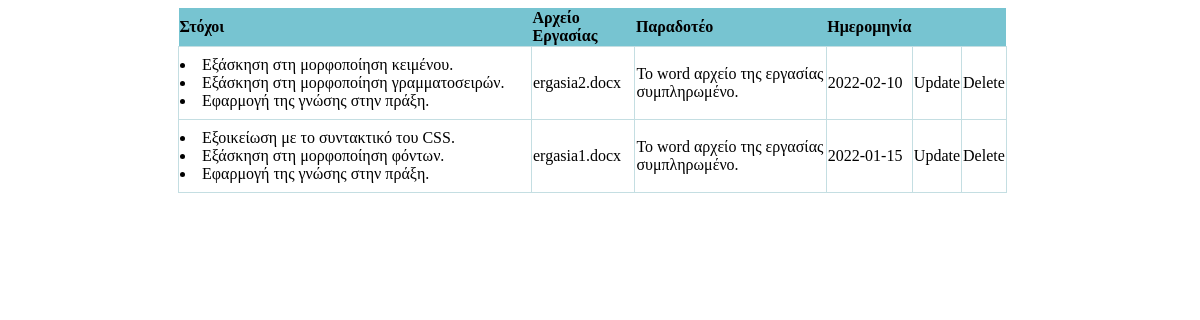
The app's page /ergasiaEPDmerosB/showHomework.php with its own data.
### tables this page shows
CREATE TABLE `homework` (
  `idhomework` int(11) NOT NULL,
  `goals` mediumtext NOT NULL,
  `file` varchar(350) NOT NULL,
  `deliverable` mediumtext NOT NULL,
  `date` date NOT NULL
);

### ergasiaEPDmerosB/showHomework.php (the view, shortened to what this page needs)
<?php
$servername = "webpagesdb.it.auth.gr:3306";
$username = "dbuser3471";
$password = "Ylg0#5t9";
$dbname="student3471partB";
$con=mysqli_connect($servername,$username,$password,$dbname);
mysqli_set_charset($con, "utf8");
$result = mysqli_query($con,"SELECT * FROM homework ORDER BY idhomework DESC");
?>
<!DOCTYPE html>
<html>
<head>
    <link rel="stylesheet" href="changeForms.css" type="text/css">
</head>
<body>
<?php
if (mysqli_num_rows($result) > 0) {
    ?>
    <table>
        <tr>
            <th>Στόχοι</th>
            <th>Αρχείο Εργασίας</th>
            <th class="lastCell">Παραδοτέο</th>
            <th>Ημερομηνία</th>
            <th></th>
            <th></th>
        </tr>
        <?php
        while($row = mysqli_fetch_array($result)) {
            ?>
            <tr>
                <td class="goalsRow"><?php echo $row["goals"]; ?></td>
                <td class="fileRow"><?php echo $row["file"]; ?></td>
                <td class="row"><?php echo $row["deliverable"]; ?></td>
                <td class="row"><?php echo $row["date"]; ?></td>
                <td class="linkUpd"><a href="updateHomework.php?idhomework=<?php echo $row["idhomework"]; ?>">Update</a></td>
                <td><a href="deleteHomework.php?idhomework=<?php echo $row["idhomework"]; ?>">Delete</a></td>
            </tr>
            <?php
        }
        ?>
    </table>
    <?php
}
else
{
    echo "No result found";
}
?>
</body>
</html>

### ergasiaEPDmerosB/changeForms.css (style rules this page uses)
body { font-family: "Century Gothic"; overflow: auto; scroll-behavior: smooth; }
a { text-decoration: none; color: black; }
table { margin-left: 170px; margin-bottom: 30px; width: 70%; border-collapse: collapse; border-radius: 10px; }
td { border: 1px solid #C4DEE2; height: 70px; }
th { background-color: #77C4D1; border-collapse: collapse; height: 30px; text-align: left; }
.linkUpd { border-collapse: collapse; border-left: 0; }
.goalsRow { width: 350px; }

### records on screen
homework: goals "Εξάσκηση στη μορφοποίηση κειμένου. Εξάσκηση στη μορφοποίηση γραμματοσειρών. Εφαρμογή της γνώσης στην πράξη.", file "ergasia2.docx", deliverable "Το word αρχείο της εργασίας συμπληρωμένο.", date "2022-02-10"
homework: goals "Εξοικείωση με το συντακτικό του CSS. Εξάσκηση στη μορφοποίηση φόντων. Εφαρμογή της γνώσης στην πράξη.", file "ergasia1.docx", deliverable "Το word αρχείο της εργασίας συμπληρωμένο.", date "2022-01-15"
